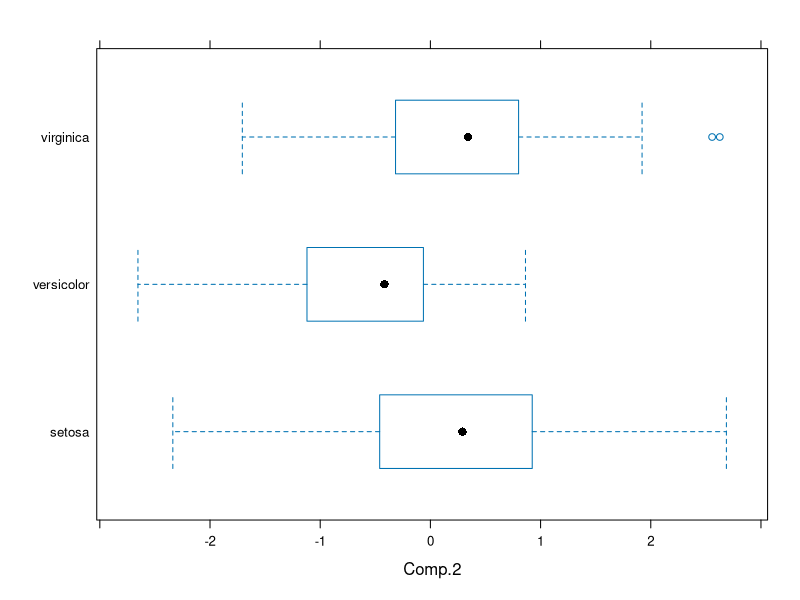
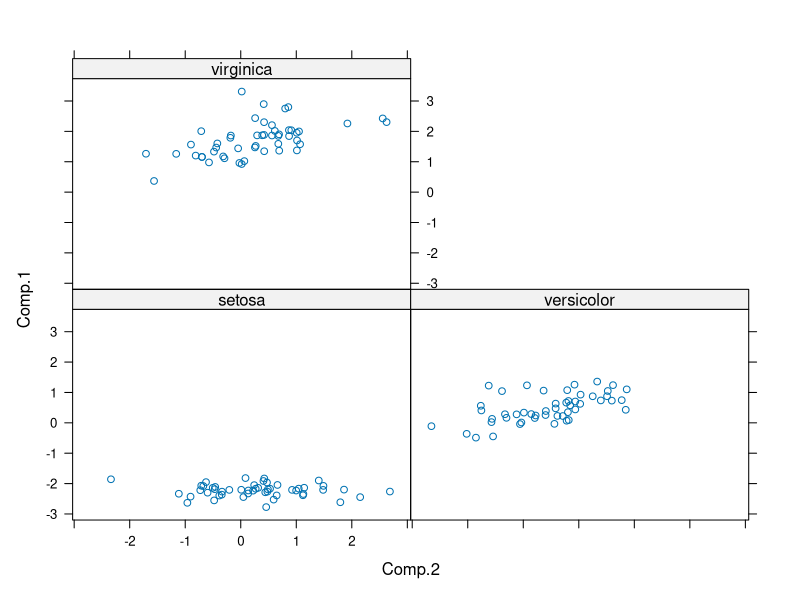
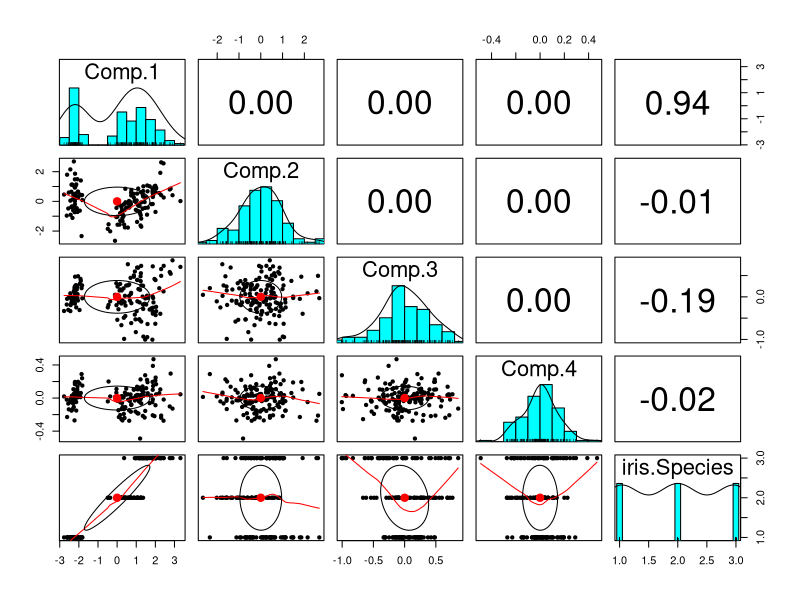

Recreate these plots in R, in order.
vec1 <- 1:10

vec1>3

vec1[vec1>3]

vec1!=3

duplicated(c(1,1,1,1,2,3,4,1,2))

vec2 <- c(1,2,1,3,4,5,2)

duplicated(vec2)

vec2[duplicated(vec2)]

vec2[!duplicated(vec2)]



vec3 <- vec2

mat1 <- cbind(vec2,vec3,vec3)
mat1

mat3 <- cbind(vec2,vec3,vec3)
mat3


mat2 <- rbind(vec2,vec3)
mat2


mat4 <- rbind(mat2,c(1:7))
mat4

df1 <- data.frame(mat1, newVec=c(1,2,1,5,3,4,2))
df1

duplicated(df1)

!duplicated(df1)

df2 <- df1[!duplicated(df1),]
df2



data(iris)
iris.pca <- princomp(iris[,1:4],scores = T,cor=T)

library(lattice)

iris.pca.data <- data.frame(iris.pca$scores,iris$Species)
names(iris.pca.data)

summary(iris.pca.data)


bwplot(iris.Species~Comp.2, data=iris.pca.data)

xyplot(Comp.1~Comp.2 |iris.Species, data=iris.pca.data)

library(psych)
pairs.panels(iris.pca.data)






